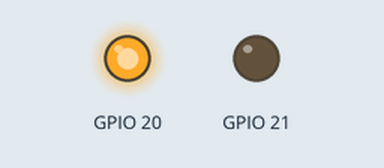
The program below on a simulated Raspberry Pi (BCM pin numbers). On the bench: output pins drawn as LEDs (lit = HIGH). At 2.4 s the program stops and its outputs stay as they are.

Above: at 0.1 s.
At 2.1 s:
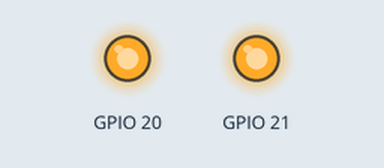
Timing chart, 0 to 3.7 s (numbered marks = the images above):
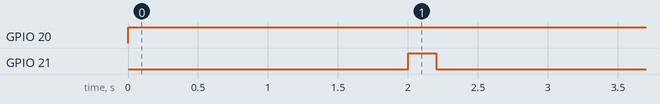

The program:

into_bootmode.py
```python
import RPi.GPIO as GPIO
import time
GPIO.setmode(GPIO.BCM)
GPIO.setwarnings(False)
GPIO.setup(20,GPIO.OUT)
GPIO.setup(21,GPIO.OUT)

GPIO.output(20,GPIO.HIGH)
time.sleep(2)
GPIO.output(21,GPIO.HIGH)
time.sleep(0.2)
GPIO.output(21,GPIO.LOW)
time.sleep(0.2)
#GPIO.output(20,GPIO.LOW)


#GPIO.output(20,GPIO.LOW)
#GPIO.output(21,GPIO.LOW)
#time.sleep(0.2)
#GPIO.output(21,GPIO.HIGH)
```

Measured:
- by itself, GPIO 20: LOW → HIGH at 0.00 s
- by itself, GPIO 21: LOW → HIGH at 2.0 s, → LOW 0.20 s later
